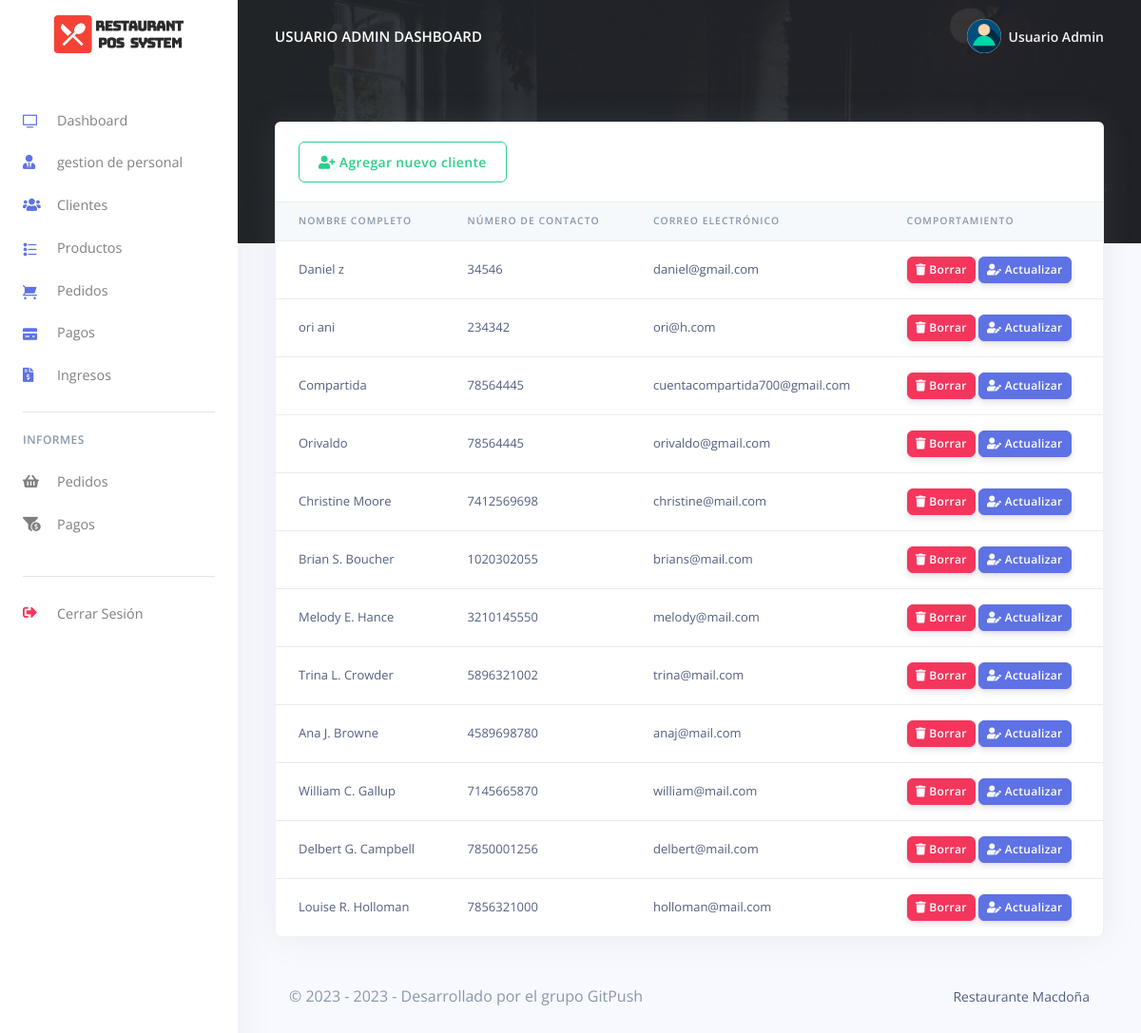
The app's page /Restro/admin/customes.php (signed in) with its own data.
### tables this page shows
CREATE TABLE `rpos_admin` (
  `admin_id` varchar(200) NOT NULL,
  `admin_name` varchar(200) NOT NULL,
  `admin_email` varchar(200) NOT NULL,
  `admin_password` varchar(200) NOT NULL
);

CREATE TABLE `rpos_clientes` (
  `cliente_id` varchar(200) NOT NULL,
  `cliente_nombre` varchar(200) NOT NULL,
  `cliente_numero` varchar(200) NOT NULL,
  `cliente_email` varchar(200) NOT NULL,
  `cliente_password` varchar(200) NOT NULL,
  `created_at` timestamp(6) NOT NULL DEFAULT current_timestamp(6) ON UPDATE current_timestamp(6)
);

### Restro/admin/customes.php (the view, shortened to what this page needs)
<?php
include('config/config.php');
require_once('partials/_head.php');
?>
<body>
  <?php
  require_once('partials/_sidebar.php');
  ?>
  <div class="main-content">
    <?php
    require_once('partials/_topnav.php');
    ?>
    <div class="container-fluid mt--8">
      <div class="row">
        <div class="col">
          <div class="card shadow">
            <div class="card-header border-0">
              <a href="add_customer.php" class="btn btn-outline-success">
                <i class="fas fa-user-plus"></i>
                Agregar nuevo cliente
              </a>
            </div>
            <div class="table-responsive">
              <table class="table align-items-center table-flush">
                <thead class="thead-light">
                  <tr>
                    <th scope="col">NOMBRE COMPLETO</th>
                    <th scope="col">NÚMERO DE CONTACTO</th>
                    <th scope="col">CORREO ELECTRÓNICO</th>
                    <th scope="col">COMPORTAMIENTO</th>
                  </tr>
                </thead>
                <tbody>
                  <?php
                  $ret = "SELECT * FROM  rpos_clientes  ORDER BY `rpos_clientes`.`created_at` DESC ";
                  $stmt = $mysqli->prepare($ret);
                  $stmt->execute();
                  $res = $stmt->get_result();
                  while ($cust = $res->fetch_object()) {
                  ?>
                    <tr>
                      <td><?php echo $cust->cliente_nombre; ?></td>
                      <td><?php echo $cust->cliente_numero; ?></td>
                      <td><?php echo $cust->cliente_email; ?></td>
                      <td>
                        <a href="delete_customers.php?delete=<?php echo $cust->cliente_id; ?>">
                          <button class="btn btn-sm btn-danger">
                            <i class="fas fa-trash"></i>
                            Borrar
                          </button>
                        </a>
                        <a href="update_customer.php?update=<?php echo $cust->cliente_id; ?>">
                          <button class="btn btn-sm btn-primary">
                            <i class="fas fa-user-edit"></i>
                            Actualizar
                          </button>
                        </a>
                      </td>
                    </tr>
                  <?php } ?>
                </tbody>
              </table>
            </div>
          </div>
        </div>
      </div>
      <?php
      require_once('partials/_footer.php');
      ?>
    </div>
  </div>
</body>
</html>

### Restro/admin/partials/_sidebar.php (shortened to what this page needs)
<?php
$admin_id = $_SESSION['admin_id'];
$ret = "SELECT * FROM  rpos_admin  WHERE admin_id = '$admin_id'";
$stmt = $mysqli->prepare($ret);
$stmt->execute();
$res = $stmt->get_result();
while ($admin = $res->fetch_object()) {
?>
  <nav class="navbar navbar-vertical fixed-left navbar-expand-md navbar-light bg-white" id="sidenav-main">
    <div class="container-fluid">
      <a class="navbar-brand pt-0" href="dashboard.php">
        <img src="assets/img/brand/repos.png" class="navbar-brand-img" alt="...">
      </a>
      <div class="collapse navbar-collapse" id="sidenav-collapse-main">
        <ul class="navbar-nav">
          <li class="nav-item">
            <a class="nav-link" href="dashboard.php">
              <i class="ni ni-tv-2 text-primary"></i> Dashboard
            </a>
          </li>
          <li class="nav-item">
            <a class="nav-link" href="hrm.php">
              <i class="fas fa-user-tie text-primary"></i> gestion de personal
            </a>
          </li>
          <li class="nav-item">
            <a class="nav-link" href="customes.php">
              <i class="fas fa-users text-primary"></i> Clientes
            </a>
          </li>
          <li class="nav-item">
            <a class="nav-link" href="products.php">
              <i class="ni ni-bullet-list-67 text-primary"></i>Productos
            </a>
          </li>
          <li class="nav-item">
            <a class="nav-link" href="orders.php">
              <i class="ni ni-cart text-primary"></i> Pedidos
            </a>
          </li>
          <li class="nav-item">
            <a class="nav-link" href="payments.php">
              <i class="ni ni-credit-card text-primary"></i> Pagos
            </a>
          </li>
          <li class="nav-item">
            <a class="nav-link" href="receipts.php">
              <i class="fas fa-file-invoice-dollar text-primary"></i> Ingresos
            </a>
          </li>
        </ul>
        <hr class="my-3">
        <h6 class="navbar-heading text-muted">Informes</h6>
        <ul class="navbar-nav mb-md-3">
          <li class="nav-item">
            <a class="nav-link" href="orders_reports.php">
              <i class="fas fa-shopping-basket"></i> Pedidos
            </a>
          </li>
          <li class="nav-item">
            <a class="nav-link" href="payments_reports.php">
              <i class="fas fa-funnel-dollar"></i> Pagos
            </a>
          </li>
        </ul>
        <hr class="my-3">
        <ul class="navbar-nav mb-md-3">
          <li class="nav-item">
            <a class="nav-link" href="logout.php">
              <i class="fas fa-sign-out-alt text-danger"></i> Cerrar Sesión
            </a>
          </li>
        </ul>
      </div>
    </div>
  </nav>
<?php } ?>

### Restro/admin/partials/_topnav.php (shortened to what this page needs)
<?php
$admin_id = $_SESSION['admin_id'];
$ret = "SELECT * FROM  rpos_admin  WHERE admin_id = '$admin_id'";
$stmt = $mysqli->prepare($ret);
$stmt->execute();
$res = $stmt->get_result();
while ($admin = $res->fetch_object()) {
?>
    <nav class="navbar navbar-top navbar-expand-md navbar-dark" id="navbar-main">
        <div class="container-fluid">
            <a class="h4 mb-0 text-white text-uppercase d-none d-lg-inline-block" href="dashboard.php"><?php echo $admin->admin_name; ?> Dashboard</a>
            <ul class="navbar-nav align-items-center d-none d-md-flex">
                <li class="nav-item dropdown">
                    <a class="nav-link pr-0" href="#" role="button" data-toggle="dropdown" aria-haspopup="true" aria-expanded="false">
                        <div class="media align-items-center">
                            <span class="avatar avatar-sm rounded-circle">
                                <img alt="Image placeholder" src="assets/img/theme/user-a-min.png">
                            </span>
                            <div class="media-body ml-2 d-none d-lg-block">
                                <span class="mb-0 text-sm  font-weight-bold"><?php echo $admin->admin_name; ?></span>
                            </div>
                        </div>
                    </a>
                </li>
            </ul>
        </div>
    </nav>
<?php } ?>

### records on screen
rpos_admin: admin_name "USUARIO ADMIN", admin_name "Usuario Admin"
rpos_clientes: cliente_nombre "Daniel z", cliente_numero "34546", cliente_email "daniel@gmail.com"
rpos_clientes: cliente_nombre "ori ani", cliente_numero "234342", cliente_email "ori@h.com"
rpos_clientes: cliente_nombre "Compartida", cliente_numero "78564445", cliente_email "cuentacompartida700@gmail.com"
rpos_clientes: cliente_nombre "Orivaldo", cliente_numero "78564445", cliente_email "orivaldo@gmail.com"
rpos_clientes: cliente_nombre "Christine Moore", cliente_numero "7412569698", cliente_email "christine@mail.com"
rpos_clientes: cliente_nombre "Brian S. Boucher", cliente_numero "1020302055", cliente_email "brians@mail.com"
rpos_clientes: cliente_nombre "Melody E. Hance", cliente_numero "3210145550", cliente_email "melody@mail.com"
rpos_clientes: cliente_nombre "Trina L. Crowder", cliente_numero "5896321002", cliente_email "trina@mail.com"
rpos_clientes: cliente_nombre "Ana J. Browne", cliente_numero "4589698780", cliente_email "anaj@mail.com"
rpos_clientes: cliente_nombre "William C. Gallup", cliente_numero "7145665870", cliente_email "william@mail.com"
rpos_clientes: cliente_nombre "Delbert G. Campbell", cliente_numero "7850001256", cliente_email "delbert@mail.com"
rpos_clientes: cliente_nombre "Louise R. Holloman", cliente_numero "7856321000", cliente_email "holloman@mail.com"
